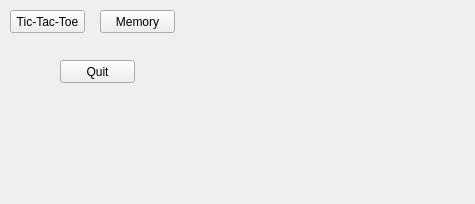
<?xml version="1.0" encoding="UTF-8"?>
<ui version="4.0">
 <class>GamePickerClass</class>
 <widget class="QWidget" name="GamePickerClass">
  <property name="geometry">
   <rect>
    <x>0</x>
    <y>0</y>
    <width>475</width>
    <height>204</height>
   </rect>
  </property>
  <property name="windowTitle">
   <string>GamePicker</string>
  </property>
  <widget class="QLabel" name="emailLabel">
   <property name="geometry">
    <rect>
     <x>200</x>
     <y>170</y>
     <width>141</width>
     <height>16</height>
    </rect>
   </property>
   <property name="text">
    <string/>
   </property>
  </widget>
  <widget class="QPushButton" name="ticTacToeButton">
   <property name="geometry">
    <rect>
     <x>10</x>
     <y>10</y>
     <width>75</width>
     <height>23</height>
    </rect>
   </property>
   <property name="text">
    <string>Tic-Tac-Toe</string>
   </property>
  </widget>
  <widget class="QPushButton" name="memoryButton">
   <property name="geometry">
    <rect>
     <x>100</x>
     <y>10</y>
     <width>75</width>
     <height>23</height>
    </rect>
   </property>
   <property name="text">
    <string>Memory</string>
   </property>
  </widget>
  <widget class="QPushButton" name="quitButton">
   <property name="geometry">
    <rect>
     <x>60</x>
     <y>60</y>
     <width>75</width>
     <height>23</height>
    </rect>
   </property>
   <property name="text">
    <string>Quit</string>
   </property>
  </widget>
 </widget>
 <layoutdefault spacing="6" margin="11"/>
 <resources>
  <include location="GamePicker.qrc"/>
 </resources>
 <connections/>
</ui>
